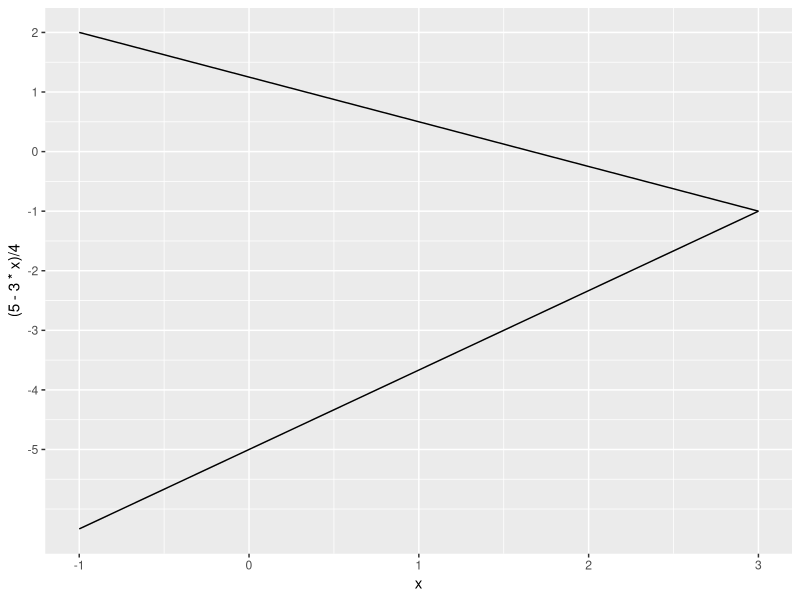
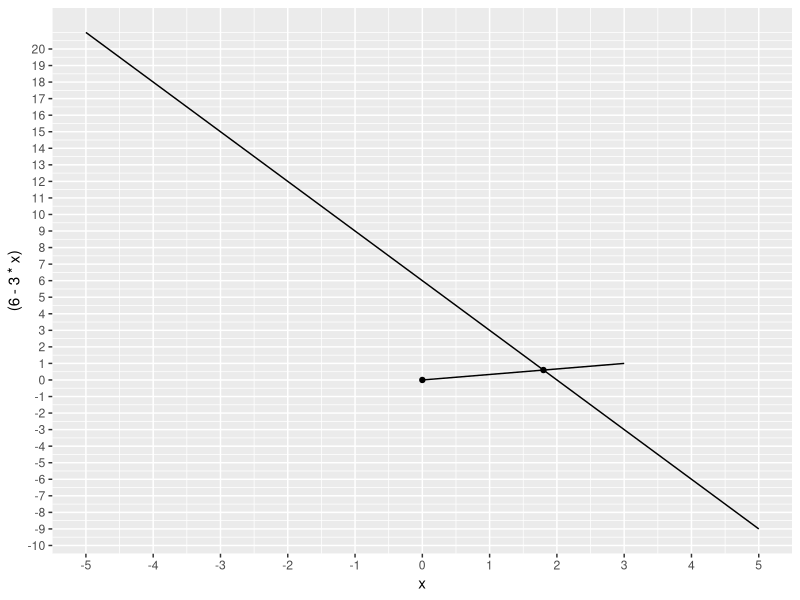
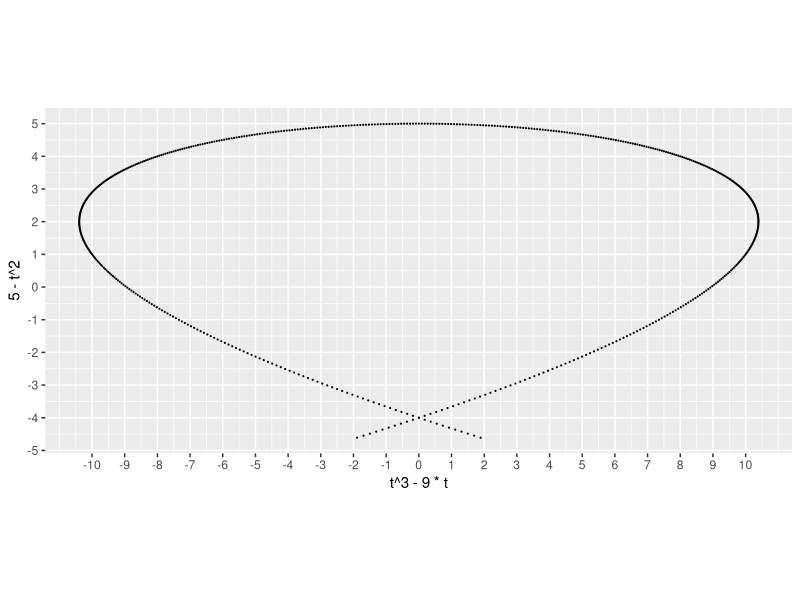
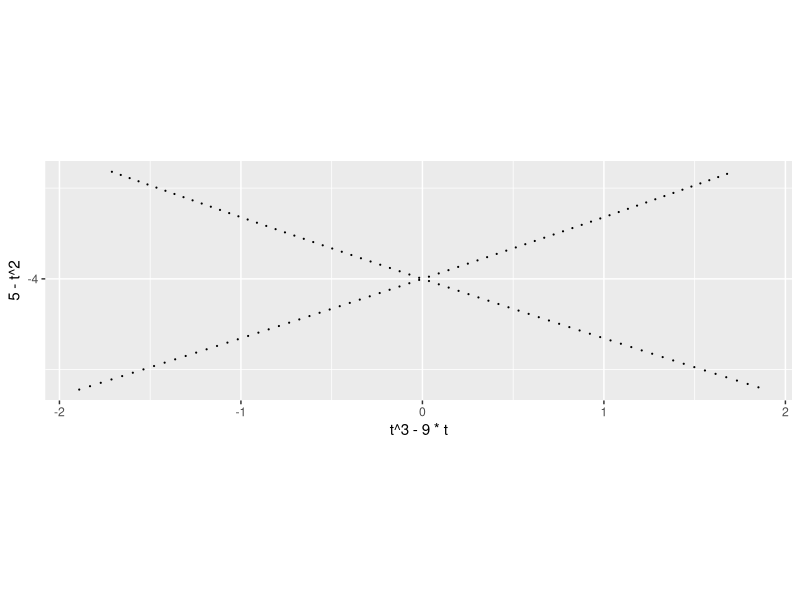
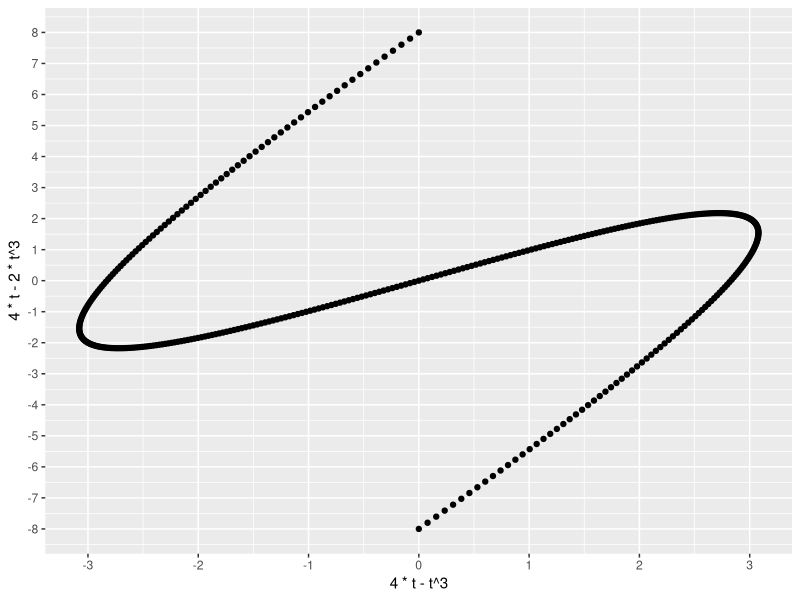
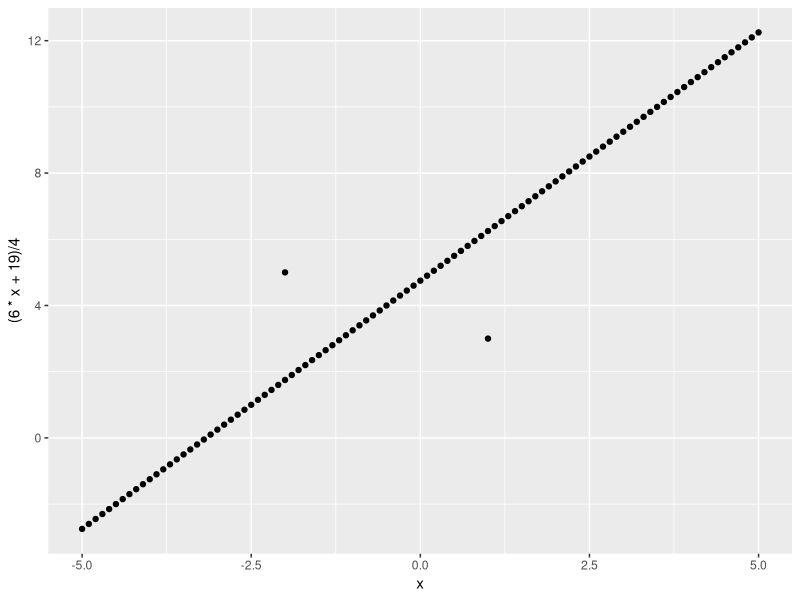
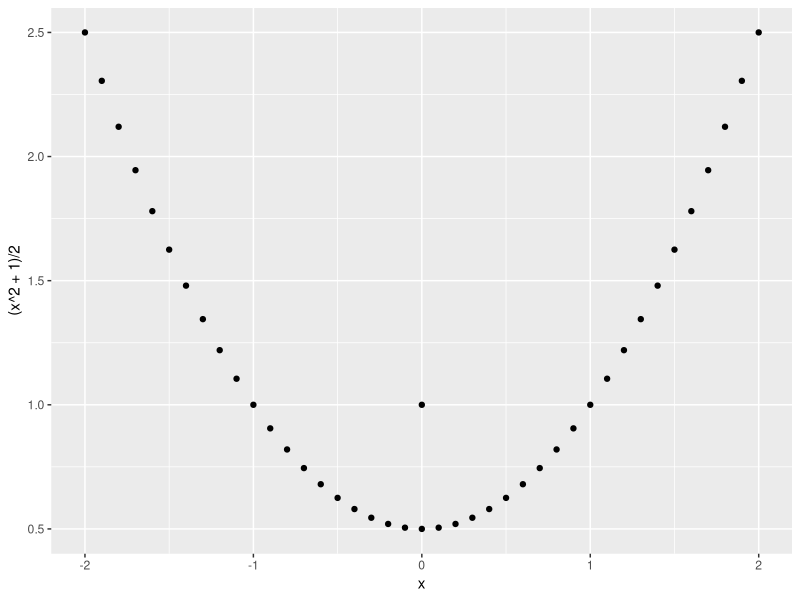
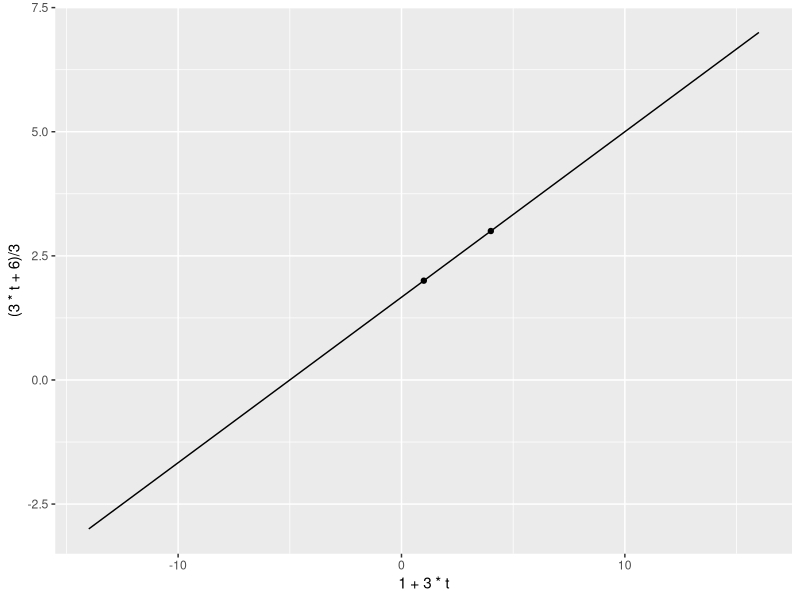

Reproduce these figures in R, in order.
## ---- chunk 1
library(ggplot2)
## ---- chunk 2
x<-7; y<-pi; 2*x^2 - 4*x + 2*y^2 + 8*y + 1; 2*(x-1)^2 + 2*(y+2)^2 - 9
## ---- chunk 3
    data.frame(x = seq(-1,3,1)) |> ggplot() + geom_line(aes(x, y = (5-3*x)/4)) + scale_x_continuous(breaks = seq(-5,5,1)) + scale_y_continuous(breaks = seq(-5,5,1)) + geom_line(aes(x, y=(4*x-15)/3))
## ---- chunk 4
    data.frame(x = seq(-5,5,1)) |> ggplot() + geom_line(aes(x, y = (6-3*x))) + scale_x_continuous(breaks = seq(-5,5,1)) + scale_y_continuous(breaks = seq(-20,20,1)) + annotate('point', x=0,y=0) + annotate('line', x=c(0,3), y=c(0,1)) + annotate('point', x=9/5, y=3/5)
## ---- chunk 5
    data.frame(t = seq(-3.1,3.1,.01)) |> ggplot() + geom_point(size=.1, aes(x=t^3 - 9*t, y = 5 - t^2)) + coord_fixed() + scale_y_continuous(breaks = seq(-5,5,1)) + scale_x_continuous(breaks = seq(-10,10,1))
## ---- chunk 6
        data.frame(t = c(seq(-3.1,-2.9,.003), seq(2.9,3.1,.003))) |> ggplot() + geom_point(size=.1, aes(x=t^3 - 9*t, y = 5 - t^2)) + scale_y_continuous(breaks = seq(-5,5,1)) + scale_x_continuous(breaks = seq(-10,10,1)) + coord_fixed()
## ---- chunk 7
        acos(.8)*(180/pi)
## ---- chunk 8
    data.frame(t = seq(-2,2,.01)) |> ggplot(aes(x = 4*t - t^3, y = 4*t - 2*t^3)) + geom_point() + scale_x_continuous(breaks = seq(-5,10,1)) + scale_y_continuous(breaks = seq(-10,10,1))
## ---- chunk 9
    acos(11/(sqrt(35)*5))*(180/pi)
## ---- chunk 10
    data.frame(x = seq(-5,5,.1)) |> ggplot(aes(x, y=(6*x+19)/4)) + geom_point() + annotate(geom='point', x=c(1,-2), y=c(3,5))
## ---- chunk 11
    90*(pi/180)
## ---- chunk 12
    data.frame(x = seq(-2,2,.1)) |> ggplot(aes(x, y=(x^2+1)/2)) + geom_point() + annotate(geom='point', x=0, y=1)
## ---- chunk 13
        acos(2/sqrt(5))*(180/pi)
## ---- chunk 14
        data.frame(t = seq(-5,5,.1)) |> ggplot(aes(x = 1 + 3*t, y = (3*t+6)/3)) + geom_line() + annotate(geom='point', x=c(1,4), y=c(2,3))
## ---- chunk 15
        data.frame(t = seq(-4,4,.1)) |> ggplot(aes(x = 1 + 3*t, y = (3*t+6)/3)) + geom_line() + annotate(geom='point', x=c(4,0), y=c(3,0)) + annotate(geom='line', x = c(0,-3), y = c(0,4)) + annotate(geom='line', x=c(0,4), y=c(0,3)) + scale_x_continuous(breaks = seq(-10,10,1)) + scale_y_continuous(breaks = seq(-2,6,1)) + annotate(geom='point', x = c(-1), y=c(4/3))
## ---- chunk 16
        data.frame(t = seq(-1,1,.1)) |> ggplot(aes(x = 1 + 3*t, y = (3*t+6)/3)) + geom_line() + annotate(geom='point', x=c(4,0), y=c(3,0)) + annotate(geom='line', x = c(0,-3), y = c(0,4)) + annotate(geom='line', x=c(0,4), y=c(0,3)) + scale_x_continuous(breaks = seq(-10,10,1)) + scale_y_continuous(breaks = seq(-6,6,1)) + annotate(geom='point', x = c(-1), y=c(4/3)) + annotate(geom='line', x=c(0,1/sqrt(2)), y=c(0,7/sqrt(2))) + annotate(geom='point', x=(1/sqrt(2))/2.84, y=(7/sqrt(2))/2.84) + annotate(geom='label', x = 1, y = 2, label = 'A') + annotate(geom='label', x=4, y=3, label='B') + annotate(geom = 'label', x=-1, y=4/3, label = 'P\n90º') + geom_line(aes(x=t, y=7*t)) + annotate(geom='point', x=1/4, y=7/4) + annotate(geom='label', x=1/4, y=7/4, label='Q \n45º')
## ---- chunk 17
        data.frame(x = seq(-2,10,.1)) |> ggplot(aes(x)) + geom_line(aes(y=2*x-2)) + annotate(geom='point', x=c(1,3), y=c(0,4)) + scale_x_continuous(breaks = seq(1,7,1)) + scale_y_continuous(breaks = seq(0,4,1)) + geom_line(aes(y= -.5*x + 3)) + coord_fixed()
## ---- chunk 18
        data.frame(x = seq(0,5,.1)) |> ggplot(aes(x)) + scale_x_continuous(breaks = seq(1,7,1)) + scale_y_continuous(breaks = seq(0,4,1)) + geom_line(aes(y= -.5*x + 3)) + coord_fixed() + geom_line(aes(x=4, y=x))
## ---- chunk 19
        data.frame(t = seq(0,2*pi,.1)) |> ggplot(aes(x = .5*cos(t), y = cos(t-(2/3)*pi))) + geom_point() + coord_fixed() + geom_line(aes(x = .5*cos(t), y = cos(t))) + geom_line(data = data.frame(t=seq(-1,1,.1)), aes(x = (1/4) - t, y = 2*t + .5)) + xlim(c(-1,1)) + ylim(c(-1.5,1.5))
## ---- chunk 20
        acos(3/5)*(180/pi)
